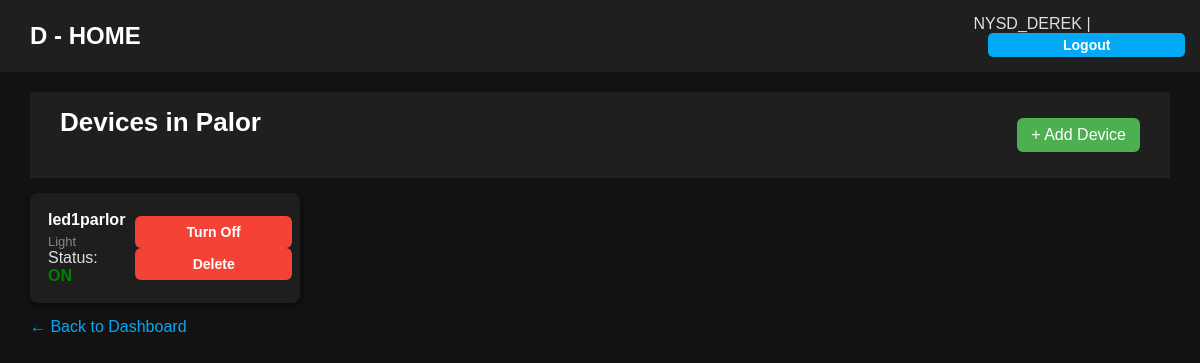
/accounts/room/1/ (signed in), run on the app's committed database.
### control/models.py (models this page shows, shortened)
class Room(models.Model):
    name = models.CharField(max_length=100)

class Device(models.Model):
    name = models.CharField(max_length=100)
    device_type = models.CharField(max_length=50)
    status = models.BooleanField(default=False)
    brightness = models.IntegerField(default=128)  # ✅ New field
    room = models.ForeignKey(Room, related_name='devices', on_delete=models.CASCADE)

### control/views.py (the view)
# urls.py: path('room/<int:room_id>/', views.room_detail, name='room_detail'),
@login_required
def room_detail(request, room_id):
    room = get_object_or_404(Room, id=room_id)
    return render(request, 'control/room_detail.html', {'room': room})

### templates/control/room_detail.html (shortened to what this page needs)
{% extends "base.html" %}
{% block content %}
<section class="devices">
  <header class="rooms-header">
    <h2>Devices in {{ room.name }}</h2>
    <a href="{% url 'add_device' room.id %}" class="btn-add-room">+ Add Device</a>
  </header>
  <div class="rooms-grid">
    {% for device in room.devices.all %}
      <div class="device-card">
        <div>
          <h4>{{ device.name }}</h4>
          <p class="device-type">{{ device.device_type }}</p>
          <p>
            Status:
            {% if device.status %}
              <span style="color: green; font-weight: bold;">ON</span>
            {% else %}
              <span style="color: gray; font-weight: bold;">OFF</span>
            {% endif %}
          </p>
        </div>
        <div class="device-actions">
          {% if device.status %}
            <a href="{% url 'toggle_device' device.id %}">
              <button class="deactivate">Turn Off</button>
            </a>
          {% else %}
            <a href="{% url 'toggle_device' device.id %}">
              <button>Turn On</button>
            </a>
          {% endif %}
          <a href="{% url 'delete_device' device.id %}">
            <button class="deactivate">Delete</button>
          </a>
        </div>
      </div>
    {% empty %}
      <p class="no-rooms">No devices in this room yet.</p>
    {% endfor %}
  </div>
  <p><a href="{% url 'dashboard' %}" class="btn-view">← Back to Dashboard</a></p>
</section>
{% endblock %}

### templates/base.html (shortened to what this page needs)
{% load static %}
<!DOCTYPE html>
<html lang="en">
<head>
  <link rel="stylesheet" href="{% static 'style.css' %}">
</head>
<body>
  <header>
    <h1>D - HOME</h1>
    <nav>
      <span>{{ user.username }}</span> |
      <form action="{% url 'logout' %}" method="post" style="display:inline;">
        <button type="submit" style="
            color: #fff;
   font-size: 14px;
   margin-left: 15px;
   padding: 4px 6px;        /* less horizontal padding */
   border-radius: 5px;
   background: #03a9f4;
   transition: background 0.3s;
   min-width: 60px;         /* sets a minimum width */
   text-align: center;
        ">
          Logout
        </button>
      </form>
    </nav>
  </header>
  <main>
    {% block content %}{% endblock %}
  </main>
</body>
</html>

### static/style.css (style rules this page uses)
* { margin: 0; padding: 0; box-sizing: border-box; }
body, input, button, select, textarea { font-family: 'Poppins', sans-serif; }
body { background-color: #121212; color: #e0e0e0; min-height: 100vh; }
a { text-decoration: none; color: inherit; }
button { cursor: pointer; }
header { background-color: #1f1f1f; padding: 15px 30px; display: flex; justify-content: space-between; align-items: center; }
header h1 { color: #fff; font-size: 24px; }
h2 { text-align: center; margin-bottom: 25px; font-size: 26px; color: #fff; }
button { width: 100%; padding: 12px; background: #03a9f4; border: none; border-radius: 6px; color: #fff; font-weight: 600; font-size: 15px; transition: background 0.3s, transform 0.2s; }
main { padding: 20px 30px; }
.rooms-header { display: flex; justify-content: space-between; align-items: center; margin-bottom: 15px; }
.rooms-header h2 { color: #fff; }
.btn-add-room { background: #4caf50; color: #fff; padding: 8px 14px; border-radius: 6px; transition: background 0.3s; }
.rooms-grid { display: grid; grid-template-columns: repeat(auto-fill, minmax(220px,1fr)); gap: 20px; }
.btn-view { color: #03a9f4; font-weight: 500; transition: color 0.3s; }
.device-card { background: #1e1e1e; padding: 18px; border-radius: 8px; margin-bottom: 15px; display: flex; justify-content: space-between; align-items: center; box-shadow: 0 2px 8px rgba(0,0,0,0.5); }
.device-card h4 { color: #fff; margin-bottom: 5px; }
.device-type { color: #888; font-size: 13px; }
.device-actions a { margin-left: 10px; }
.device-actions button { padding: 8px 12px; font-size: 14px; }
.device-actions button.deactivate { background: #f44336; }

### data on the page
Room: name "Palor"
Device: name "led1parlor", device_type "Light", status "ON"

### other printed values
{{ user.username }} "NYSD_DEREK"
